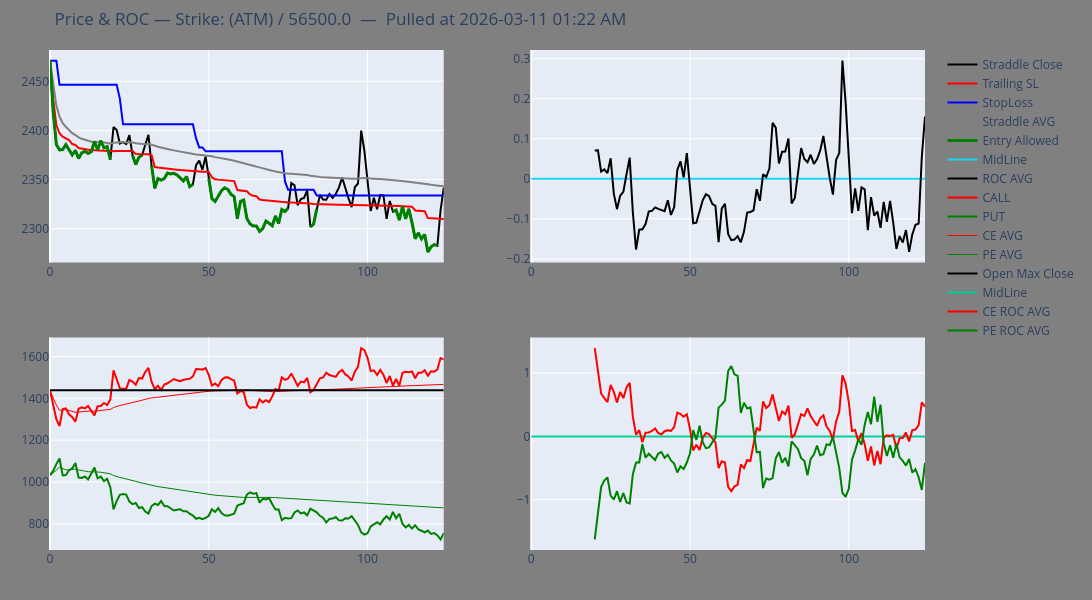
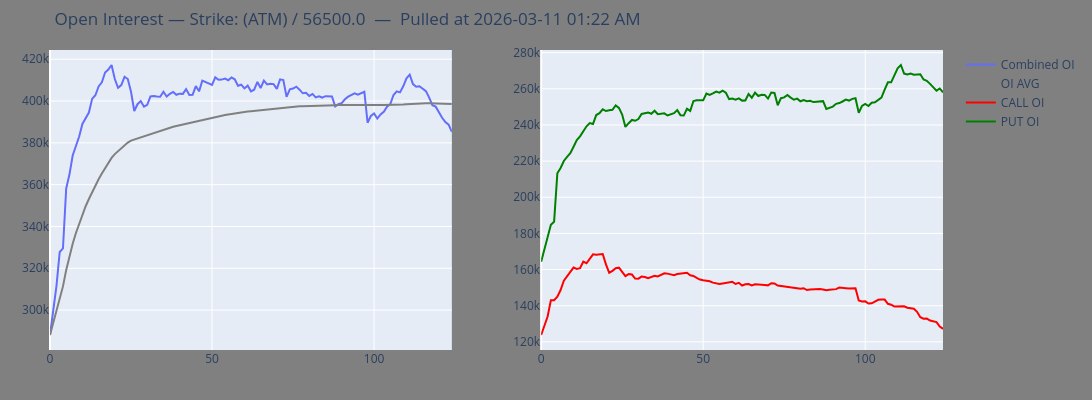
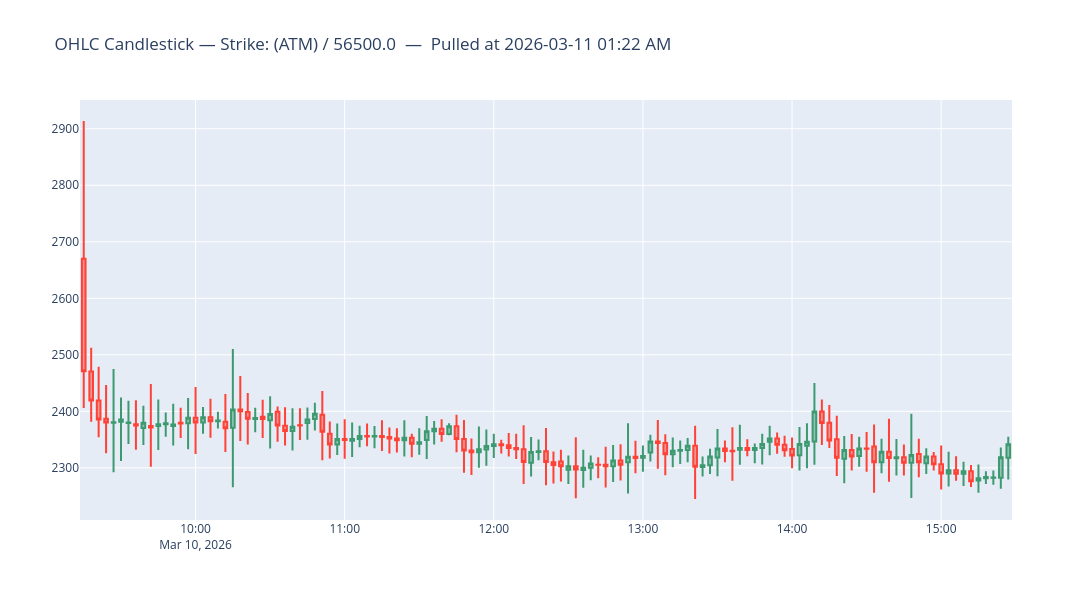

Notebook cell for these charts, in order:
### Code cell
# ── Step 5: Start auto-refreshing charts ──────────────────────────────────
# This cell blocks. Press Kernel → Interrupt to stop.
from utils.chart_utils import run_chart_loop

run_chart_loop(
    spark                 = spark,
    options_df            = Banknifty_Options_DF,
    expiry                = bnf_expiries['current_week'],
    strike_level_name     = STRIKE_LEVEL_NAME,
    ce_or_pe              = CE_OR_PE,
    interval              = INTERVAL,
    num_days              = NUM_DAYS,
    is_latest_day         = IS_LATEST_DAY,
    loop_interval_minutes = LOOP_INTERVAL_MIN,
)
